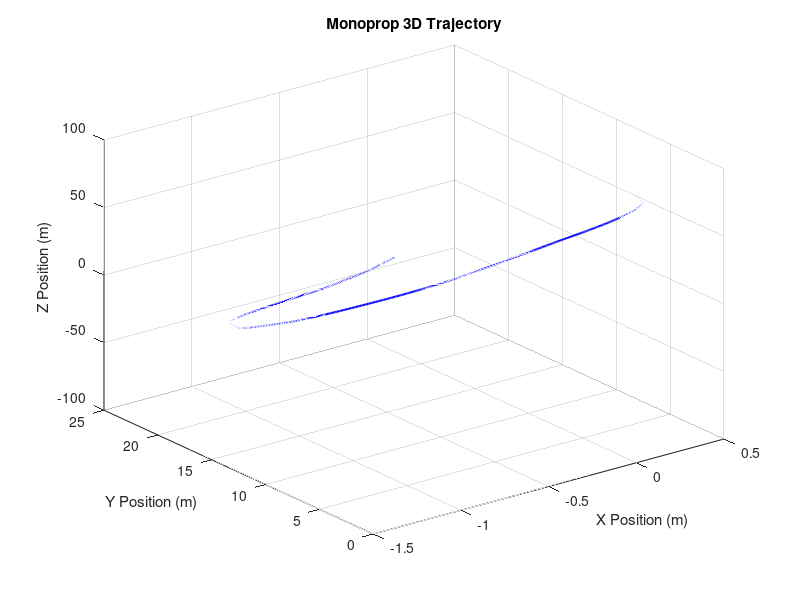
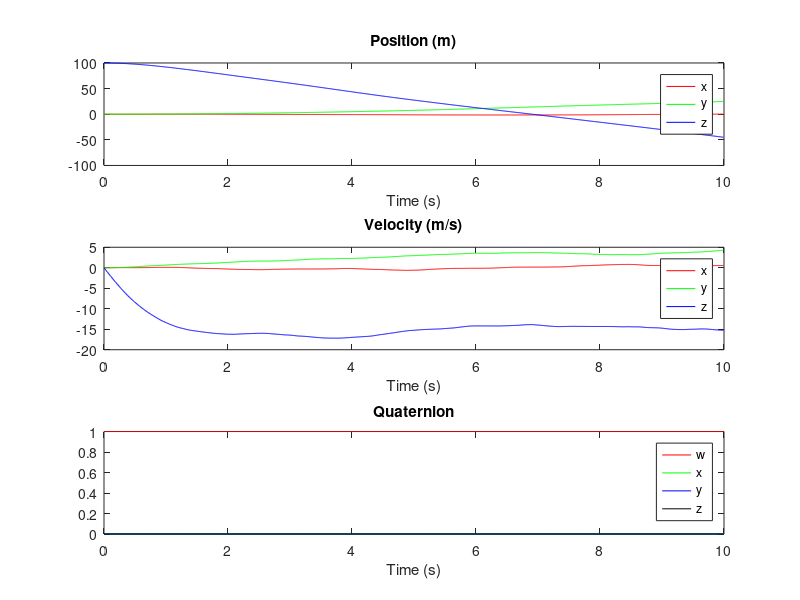

Recreate these plots in MATLAB, in order.
function monocopter_dynamics_with_wind()
    % Simulation parameters
    dt = 0.01;  % Time step (seconds)
    t_end = 10;  % Simulation time (seconds)
    num_steps = floor(t_end / dt);  % Number of time steps

    % Physical constants and parameters
    m = 1.0;  % Mass of the monocopter (kg)
    g = 9.81;  % Gravitational acceleration (m/s^2)
    k_D = 0.1;  % Drag coefficient
    k_wind = 0.05;  % Wind drag coefficient
    T = 10;  % Thrust magnitude (N)

    % Moments of inertia (kg*m^2)
    I_x = 1.0;
    I_y = 2.0;
    I_z = 1.0;
    I = [I_x, I_y, I_z];  % Inertia tensor diagonal elements

    % Initial conditions
    r = [0; 0; 100];  % Initial position (m)
    v = [0; 0; 0];  % Initial velocity (m/s)
    q = [1; 0; 0; 0];  % Initial quaternion (neutral orientation)
    omega = [0; 0; 0];  % Initial angular velocity (rad/s)
    thrust_dir_body = [0; 0; -1];  % Thrust in the body frame (along z-axis)

    % Pre-allocate arrays to store results
    position_history = zeros(3, num_steps);
    velocity_history = zeros(3, num_steps);
    quaternion_history = zeros(4, num_steps);
    angular_velocity_history = zeros(3, num_steps);

    % Initial wind velocity (random starting point)
    v_wind = [randn(); randn(); randn()] * 2;  % Random initial wind velocity in m/s

    % Main simulation loop
    for step = 1:num_steps
        t = (step - 1) * dt;  % Current time

        % Random wind velocity (updates over time with noise)
        % Apply Gaussian noise and a smoothing factor to simulate randomness
        v_wind = v_wind + 0.1 * randn(3, 1);  % Smooth random walk for wind changes

        % Store history
        position_history(:, step) = r;
        velocity_history(:, step) = v;
        quaternion_history(:, step) = q;
        angular_velocity_history(:, step) = omega;

        % 1. Compute rotational dynamics (Euler's equations)
        M = [0; 0; 0];  % No external torques in this case
        omega_dot = euler_equations(omega, M, I);

        % Update angular velocity
        omega = omega + omega_dot * dt;

        % 2. Compute quaternion kinematics
        q_dot = 0.5 * omega_matrix(omega) * q;

        % Update quaternion and normalize
        q = q + q_dot * dt;
        q = q / norm(q);  % Normalize to maintain unit quaternion

        % 3. Compute translational dynamics (Newton's second law)
        % Compute the rotation matrix from the quaternion
        R_b_to_w = quat_to_rotation_matrix(q);

        % Thrust in world frame
        thrust_world = R_b_to_w * thrust_dir_body * T;

        % Relative velocity between the monocopter and the wind
        v_rel = v - v_wind;

        % Wind force proportional to relative velocity squared
        F_wind = -k_wind * norm(v_rel) * v_rel;

        % Net force = thrust - gravity - drag + wind force
        gravity = [0; 0; -m * g];
        drag = -k_D * v;
        F_net = thrust_world + gravity + drag + F_wind;

        % Acceleration
        a = F_net / m;

        % Update velocity and position
        v = v + a * dt;
        r = r + v * dt;
    end

    % Plot results
    plot_results(position_history, velocity_history, quaternion_history, angular_velocity_history, dt);
end

%% Function to calculate the angular acceleration using Euler's equations
function omega_dot = euler_equations(omega, M, I)
    % Extract moments of inertia
    I_x = I(1);
    I_y = I(2);
    I_z = I(3);

    % Euler's equations
    omega_x = omega(1);
    omega_y = omega(2);
    omega_z = omega(3);
    omega_dot_x = (M(1) + (I_y - I_z) * omega_y * omega_z) / I_x;
    omega_dot_y = (M(2) + (I_z - I_x) * omega_z * omega_x) / I_y;
    omega_dot_z = (M(3) + (I_x - I_y) * omega_x * omega_y) / I_z;

    omega_dot = [omega_dot_x; omega_dot_y; omega_dot_z];
end

%% Function to compute the angular velocity matrix Omega for quaternion kinematics
function Omega = omega_matrix(omega)
    omega_x = omega(1);
    omega_y = omega(2);
    omega_z = omega(3);

    Omega = [0, -omega_x, -omega_y, -omega_z;
             omega_x, 0, omega_z, -omega_y;
             omega_y, -omega_z, 0, omega_x;
             omega_z, omega_y, -omega_x, 0];
end

%% Function to convert a quaternion to a rotation matrix
function R = quat_to_rotation_matrix(q)
    w = q(1);
    x = q(2);
    y = q(3);
    z = q(4);

    % Compute the rotation matrix
    R = [1 - 2*y^2 - 2*z^2, 2*x*y - 2*z*w, 2*x*z + 2*y*w;
         2*x*y + 2*z*w, 1 - 2*x^2 - 2*z^2, 2*y*z - 2*x*w;
         2*x*z - 2*y*w, 2*y*z + 2*x*w, 1 - 2*x^2 - 2*y^2];
end

%% Function to plot simulation results
function plot_results(position_history, velocity_history, quaternion_history, angular_velocity_history, dt)
    time = (0:size(position_history, 2) - 1) * dt;

    % 3D Trajectory plot
    figure;
    plot3(position_history(1, :), position_history(2, :), position_history(3, :), 'b-', 'LineWidth', 1.5);
    grid on;
    title('Monoprop 3D Trajectory');
    xlabel('X Position (m)');
    ylabel('Y Position (m)');
    zlabel('Z Position (m)');
    view(3);  % Set 3D view for better visualization

    % Position, velocity, quaternion and angular velocity history
    figure;
    subplot(3, 1, 1);
    plot(time, position_history(1, :), 'r', time, position_history(2, :), 'g', time, position_history(3, :), 'b');
    title('Position (m)');
    xlabel('Time (s)');
    legend('x', 'y', 'z');

    subplot(3, 1, 2);
    plot(time, velocity_history(1, :), 'r', time, velocity_history(2, :), 'g', time, velocity_history(3, :), 'b');
    title('Velocity (m/s)');
    xlabel('Time (s)');
    legend('x', 'y', 'z');

    subplot(3, 1, 3);
    plot(time, quaternion_history(1, :), 'r', time, quaternion_history(2, :), 'g', time, quaternion_history(3, :), 'b', time, quaternion_history(4, :), 'k');
    title('Quaternion');
    xlabel('Time (s)');
    legend('w', 'x', 'y', 'z');
end
